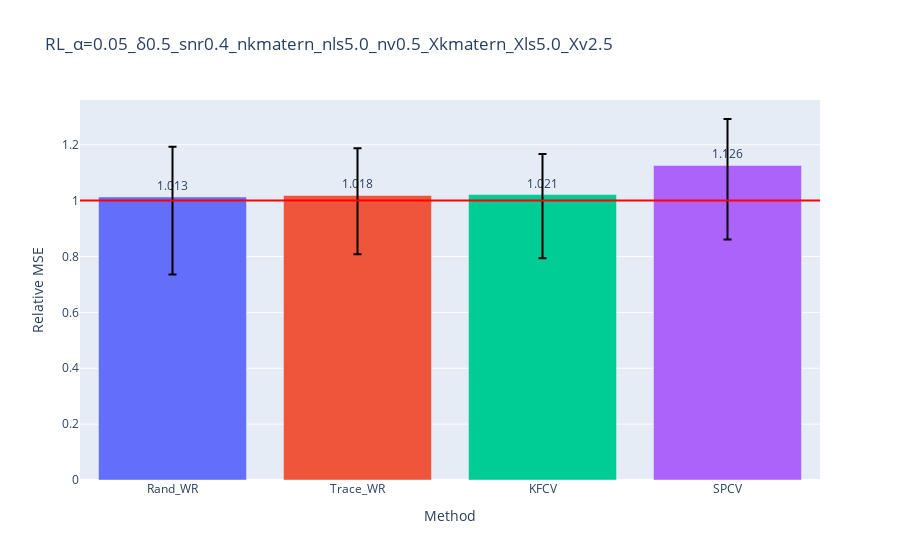

Notebook code cell kept with this figure:
### Code cell
fig = go.Figure()
fig.add_trace(go.Bar(
    name='Control',
    x=['Rand_WR', 'Trace_WR', 'KFCV', 'SPCV'], y=(df/risk).mean(),
    marker_color=px.colors.qualitative.Plotly,
    text=np.around((df/risk).mean(),3),
    textposition='outside',
    error_y=dict(
        type='data',
        color='black',
        symmetric=False,
        array=(df/risk).quantile(.75) - (df/risk).mean(),
        arrayminus=(df/risk).mean() - (df/risk).quantile(.25))
#         array=(df/risk).mean() + (df/risk).std(),
#         arrayminus=(df/risk).mean() - (df/risk).std())
))
# fig.add_trace(go.Bar(
#     name='Experimental',
#     x=['GenCp', 'KFCV', 'SPCV'], y=(df/risk).mean(),
#     error_y=dict(type='data', array=[1, 2])
# ))
# fig.update_layout(barmode='group')
fig.add_hline(y=1., line_color='red')
fig.update_layout(
    title=f"RL_\u03B1{alpha}_\u03B4{delta}_snr{snr}_nk{noise_kernel}_nls{noise_length_scale}_nv{noise_nu}_Xk{X_kernel}_Xls{X_length_scale}_Xv{X_nu}",
    xaxis_title="Method",
    yaxis_title="Relative MSE",
#     legend_title="Legend Title",
#     font=dict(
#         family="Courier New, monospace",
#         size=18,
#         color="RebeccaPurple"
#     )
)
barfp = os.path.expanduser(savedir + fig.layout.title['text'] + ".jpeg")
fig.write_image(os.path.expanduser(barfp))
fig.show()

### Figure 1 — Plotly figure (JSON) as saved in the notebook; plotly's stock layout.template omitted (floating-point values rounded to 4 significant figures)
{"data": [{"error_y": {"array": [0.1794, 0.1693, 0.145, 0.1663], "arrayminus": [0.2772, 0.2108, 0.2274, 0.265], "color": "black", "symmetric": false, "type": "data"}, "marker": {"color": ["#636EFA", "#EF553B", "#00CC96", "#AB63FA", "#FFA15A", "#19D3F3", "#FF6692", "#B6E880", "#FF97FF", "#FECB52"]}, "name": "Control", "text": [1.013, 1.018, 1.021, 1.126], "textposition": "outside", "type": "bar", "x": ["Rand_WR", "Trace_WR", "KFCV", "SPCV"], "y": [1.013, 1.018, 1.021, 1.126]}], "layout": {"shapes": [{"line": {"color": "red"}, "type": "line", "x0": 0, "x1": 1, "xref": "x domain", "y0": 1, "y1": 1, "yref": "y"}], "title": {"text": "RL_α=0.05_δ0.5_snr0.4_nkmatern_nls5.0_nv0.5_Xkmatern_Xls5.0_Xv2.5"}, "xaxis": {"title": {"text": "Method"}}, "yaxis": {"title": {"text": "Relative MSE"}}}}
